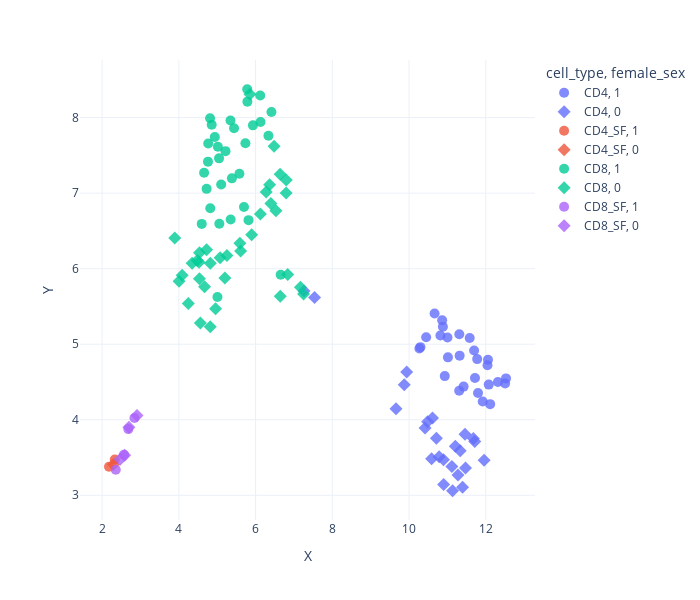

Notebook code for this chart:
### Code cell
rep = rep.sort_values(by="cell_type")
fig = px.scatter(rep, x = "X", y = "Y", color = "cell_type", hover_name = "proper_name", template = "plotly_white", symbol = "female_sex", opacity = 0.8,
height = 600, width = 700)
fig.update_traces(marker={'size': 10})
fig.show()
fig.write_image(f"{base_dir}/RNA_seq_analysis/figures/RNA_UMAP_sex.svg")

### Figure 1 — Plotly figure (JSON) as saved in the notebook; plotly's stock layout.template omitted (floating-point values rounded to 4 significant figures)
{"data": [{"hovertemplate": "<b>%{hovertext}</b><br><br>cell_type=CD4<br>female_sex=1<br>X=%{x}<br>Y=%{y}<extra></extra>", "hovertext": ["NRHV238CD4", "PSA5014CD4", "PSA4954CD4", "PSA4947CD4", "NRHV290CD4", "PSA4957CD4", "NRHV326CD4", "PSA4964CD4", "PSA5010CD4", "NRHV325CD4", "PSA5009CD4", "PSA5040CD4", "PSA4944CD4", "PSA5008CD4", "NRHV322CD4", "PSA5018CD4", "NRHV151CD4", "NRHV073CD4", "NRHV014XCD4", "PSA5026CD4", "PSA4951CD4", "PSA4967CD4", "PSA5017CD4", "NRHV321CD4", "NRHV121CD4", "PSA5019CD4", "PSA4962CD4"], "legendgroup": "CD4, 1", "marker": {"color": "#636efa", "opacity": 0.8, "size": 10, "symbol": "circle"}, "mode": "markers", "name": "CD4, 1", "orientation": "v", "showlegend": true, "type": "scatter", "x": [12.04, 11.58, 11.01, 10.88, 11.7, 12.11, 11.8, 11.0, 12.32, 12.08, 11.31, 12.06, 11.31, 10.67, 10.45, 12.5, 10.86, 11.78, 11.72, 10.82, 11.42, 12.53, 10.3, 11.92, 10.93, 10.27, 11.32], "xaxis": "x", "y": [4.721, 5.081, 4.826, 5.232, 4.917, 4.207, 4.355, 5.09, 4.499, 4.465, 5.132, 4.794, 4.385, 5.407, 5.092, 4.48, 5.317, 4.803, 4.554, 5.115, 4.439, 4.547, 4.961, 4.242, 4.578, 4.942, 4.849], "yaxis": "y"}, {"hovertemplate": "<b>%{hovertext}</b><br><br>cell_type=CD4<br>female_sex=0<br>X=%{x}<br>Y=%{y}<extra></extra>", "hovertext": ["PSA5013CD4", "NRHV079CD4", "PSA4956CD4", "NRHV332CD4", "PSA4968CD4", "PSA4945CD4", "PSA4942CD4", "PSA5007CD4", "PSA5012CD4", "NRHV295CD4", "NRHV324CD4", "PSA4958CD4", "PSA4959CD4", "NRHV168CD4", "PSA5021CD4", "PSA5037CD4", "PSA5036CD4", "PSA4949CD4", "PSA5006CD4", "NRHV005CD4", "NRHV086CD4", "PSA4963CD4", "NRHV171CD4", "NRHV319CD4"], "legendgroup": "CD4, 0", "marker": {"color": "#636efa", "opacity": 0.8, "size": 10, "symbol": "diamond"}, "mode": "markers", "name": "CD4, 0", "orientation": "v", "showlegend": true, "type": "scatter", "x": [11.12, 11.33, 11.21, 11.68, 10.61, 10.59, 9.939, 11.47, 7.537, 11.96, 11.4, 10.48, 7.261, 11.71, 10.9, 11.13, 10.78, 10.42, 9.874, 10.71, 9.66, 10.9, 11.46, 11.28], "xaxis": "x", "y": [3.38, 3.59, 3.651, 3.75, 4.024, 3.484, 4.631, 3.362, 5.617, 3.463, 3.106, 3.974, 5.705, 3.71, 3.47, 3.06, 3.511, 3.891, 4.463, 3.756, 4.146, 3.143, 3.807, 3.27], "yaxis": "y"}, {"hovertemplate": "<b>%{hovertext}</b><br><br>cell_type=CD4_SF<br>female_sex=1<br>X=%{x}<br>Y=%{y}<extra></extra>", "hovertext": ["PSA4917CD4_SF", "PSA4951CD4_SF"], "legendgroup": "CD4_SF, 1", "marker": {"color": "#EF553B", "opacity": 0.8, "size": 10, "symbol": "circle"}, "mode": "markers", "name": "CD4_SF, 1", "orientation": "v", "showlegend": true, "type": "scatter", "x": [2.33, 2.179], "xaxis": "x", "y": [3.473, 3.378], "yaxis": "y"}, {"hovertemplate": "<b>%{hovertext}</b><br><br>cell_type=CD4_SF<br>female_sex=0<br>X=%{x}<br>Y=%{y}<extra></extra>", "hovertext": ["PSA4958CD4_SF"], "legendgroup": "CD4_SF, 0", "marker": {"color": "#EF553B", "opacity": 0.8, "size": 10, "symbol": "diamond"}, "mode": "markers", "name": "CD4_SF, 0", "orientation": "v", "showlegend": true, "type": "scatter", "x": [2.295], "xaxis": "x", "y": [3.408], "yaxis": "y"}, {"hovertemplate": "<b>%{hovertext}</b><br><br>cell_type=CD8<br>female_sex=1<br>X=%{x}<br>Y=%{y}<extra></extra>", "hovertext": ["PSA5018CD8", "PSA4948CD8", "PSA4947CD8", "PSA4943CD8", "NRHV326CD8", "NRHV238CD8", "PSA5019CD8", "PSA5026CD8", "PSA4951CD8", "PSA4961CD8", "NRHV321CD8", "NRHV322CD8", "PSA4953CD8", "PSA5009CD8", "PSA4966CD8", "PSA4954CD8", "PSA5040CD8", "PSA4962CD8", "PSA4965CD8", "PSA4969CD8", "PSA5008CD8", "NRHV325CD8", "NRHV073CD8", "PSA5010CD8", "NRHV014XCD8", "PSA4944CD8", "NRHV121CD8", "PSA5014CD8", "NRHV290CD8", "NRHV151CD8", "PSA5017CD8"], "legendgroup": "CD8, 1", "marker": {"color": "#00cc96", "opacity": 0.8, "size": 10, "symbol": "circle"}, "mode": "markers", "name": "CD8, 1", "orientation": "v", "showlegend": true, "type": "scatter", "x": [6.655, 4.856, 6.335, 5.816, 4.813, 5.438, 5.698, 5.104, 5.017, 4.597, 4.658, 5.055, 4.765, 5.931, 4.937, 5.382, 6.121, 4.76, 5.578, 5.216, 5.735, 5.786, 5.346, 6.413, 5.048, 4.819, 4.723, 6.129, 5.782, 5.351, 5.005], "xaxis": "x", "y": [5.92, 7.904, 7.759, 6.643, 7.991, 7.858, 6.816, 7.115, 7.615, 6.593, 7.271, 6.594, 7.657, 7.897, 7.742, 7.196, 8.293, 7.417, 7.256, 7.556, 7.661, 8.211, 7.961, 8.074, 7.461, 6.801, 7.056, 7.942, 8.375, 6.65, 5.624], "yaxis": "y"}, {"hovertemplate": "<b>%{hovertext}</b><br><br>cell_type=CD8<br>female_sex=0<br>X=%{x}<br>Y=%{y}<extra></extra>", "hovertext": ["PSA4968CD8", "PSA4952CD8", "PSA4946CD8", "PSA4945CD8", "PSA4942CD8", "NRHV324CD8", "PSA4956CD8", "PSA5021CD8", "PSA5024CD8", "PSA4958CD8", "PSA5006CD8", "PSA5022CD8", "PSA5023CD8", "PSA4960CD8", "PSA4941CD8", "PSA5020CD8", "NRHV086CD8", "NRHV171CD8", "NRHV319CD8", "NRHV005CD8", "PSA5007CD8", "PSA4955CD8", "PSA4959CD8", "PSA5039CD8", "NRHV168CD8", "PSA4920CD8", "NRHV332CD8", "PSA5037CD8", "PSA5036CD8", "PSA5012CD8", "PSA5013CD8", "PSA5015CD8", "PSA4963CD8", "NRHV079CD8", "NRHV295CD8"], "legendgroup": "CD8, 0", "marker": {"color": "#00cc96", "opacity": 0.8, "size": 10, "symbol": "diamond"}, "mode": "markers", "name": "CD8, 0", "orientation": "v", "showlegend": true, "type": "scatter", "x": [6.482, 5.199, 4.957, 4.819, 5.898, 4.539, 6.797, 4.671, 6.836, 6.126, 4.818, 5.609, 4.005, 4.723, 5.253, 6.643, 4.561, 4.479, 6.367, 5.591, 4.537, 6.276, 7.25, 6.398, 3.893, 4.346, 5.852, 6.53, 5.075, 7.17, 6.64, 6.8, 4.527, 4.086, 4.246], "xaxis": "x", "y": [7.621, 5.875, 5.47, 6.071, 6.45, 6.212, 7.002, 5.759, 5.922, 6.724, 5.232, 6.233, 5.833, 6.251, 6.175, 5.637, 5.281, 6.11, 7.11, 6.337, 5.865, 7.015, 5.665, 6.863, 6.407, 6.073, 8.308, 6.768, 6.145, 5.755, 7.25, 7.174, 6.083, 5.913, 5.541], "yaxis": "y"}, {"hovertemplate": "<b>%{hovertext}</b><br><br>cell_type=CD8_SF<br>female_sex=1<br>X=%{x}<br>Y=%{y}<extra></extra>", "hovertext": ["PSA4969CD8_SF", "PSA4917CD8_SF", "PSA5040CD8_SF", "PSA5025CD8_SF"], "legendgroup": "CD8_SF, 1", "marker": {"color": "#ab63fa", "opacity": 0.8, "size": 10, "symbol": "circle"}, "mode": "markers", "name": "CD8_SF, 1", "orientation": "v", "showlegend": true, "type": "scatter", "x": [2.57, 2.356, 2.684, 2.843], "xaxis": "x", "y": [3.538, 3.337, 3.876, 4.024], "yaxis": "y"}, {"hovertemplate": "<b>%{hovertext}</b><br><br>cell_type=CD8_SF<br>female_sex=0<br>X=%{x}<br>Y=%{y}<extra></extra>", "hovertext": ["PSA4918CD8_SF", "PSA4942CD8_SF", "PSA4959CD8_SF", "PSA4958CD8_SF"], "legendgroup": "CD8_SF, 0", "marker": {"color": "#ab63fa", "opacity": 0.8, "size": 10, "symbol": "diamond"}, "mode": "markers", "name": "CD8_SF, 0", "orientation": "v", "showlegend": true, "type": "scatter", "x": [2.699, 2.586, 2.909, 2.47], "xaxis": "x", "y": [3.901, 3.53, 4.057, 3.478], "yaxis": "y"}], "layout": {"height": 600, "legend": {"title": {"text": "cell_type, female_sex"}, "tracegroupgap": 0}, "margin": {"t": 60}, "width": 700, "xaxis": {"anchor": "y", "domain": [0, 1], "title": {"text": "X"}}, "yaxis": {"anchor": "x", "domain": [0, 1], "title": {"text": "Y"}}}}
